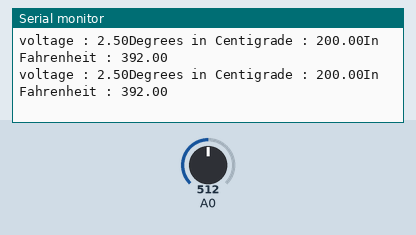
Recording of a sketch running on a simulated Arduino Uno, built with avr-gcc and run on an emulated ATmega328P. Shown: the last lines printed to the serial monitor. Inputs (shaded band) come from the test bench; at power-on: A0 = 512.

Above: at 1.2 s.
1.3 s: A0 set to 315
At 1.48 s:
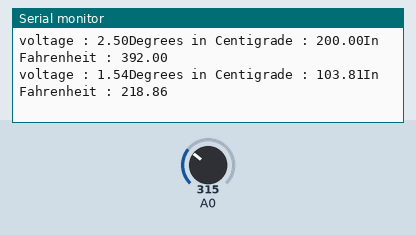
4.3 s: A0 set to 290
At 4.31 s:
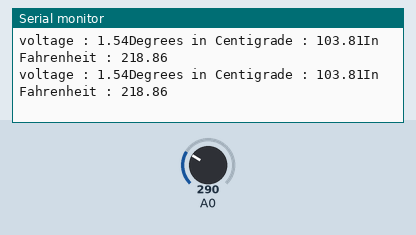
7.3 s: A0 set to 189
At 7.31 s:
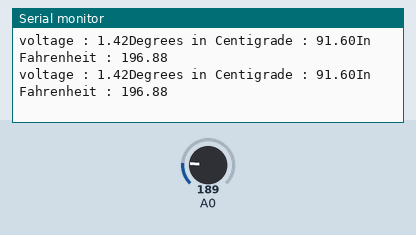
8.8 s: A0 set to 169
At 8.84 s:
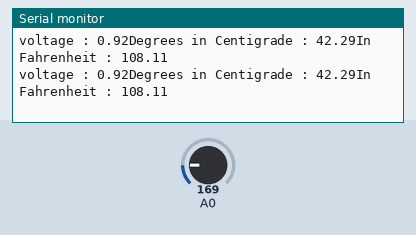
11.8 s: A0 set to 133
At 11.86 s:
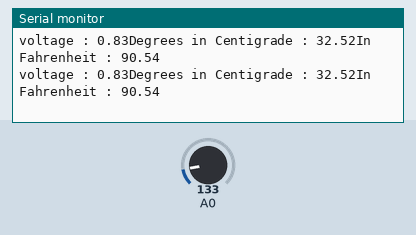
14.8 s: A0 set to 110
At 14.81 s:
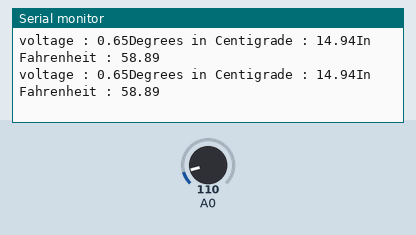
Timing chart, 0 to 17.8 s (numbered marks = the images above; inputs shaded):
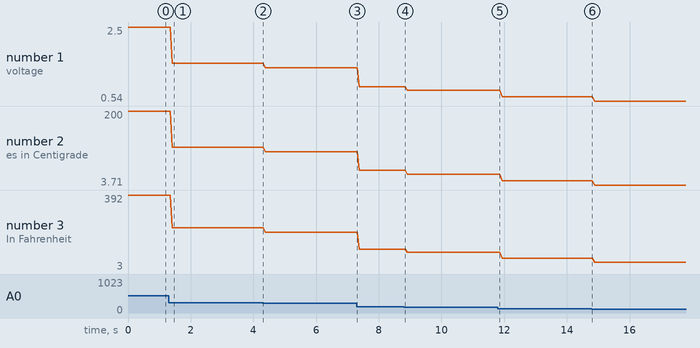

Measured:
- after the input at 1.3 s, the serial monitor: prints a new line after 0.11 s (image 1)
- plotted number 1: 2.5 → 1.54 after the input at 1.3 s, 1.54 → 1.42 after the input at 4.3 s, 1.42 → 0.92 after the input at 7.3 s, 0.92 → 0.83 after the input at 8.8 s, 0.83 → 0.65 after the input at 11.8 s
- plotted number 2: 200 → 103.81 after the input at 1.3 s, 103.81 → 91.6 after the input at 4.3 s, 91.6 → 42.29 after the input at 7.3 s, 42.29 → 32.52 after the input at 8.8 s, 32.52 → 14.94 after the input at 11.8 s
- plotted number 3: 392 → 218.86 after the input at 1.3 s, 218.86 → 196.88 after the input at 4.3 s, 196.88 → 108.11 after the input at 7.3 s, 108.11 → 90.54 after the input at 8.8 s, 90.54 → 58.89 after the input at 11.8 s

The sketch:

sketch_sep25a.ino
```cpp
const int temp=0;

void setup()
{
  // put your setup code here, to run once:
Serial.begin(9600);
}

void loop() {
  // put your main code here, to run repeatedly:
float voltage,degreeC,degreeF;
voltage = getVoltage(temp);
degreeC = (voltage-0.5)*100.0;
degreeF = degreeC * (9.0/5.0) + 32;
Serial.print("voltage : ");
Serial.print(voltage);
Serial.print("Degrees in Centigrade : ");
Serial.print(degreeC);
Serial.print("In Fahrenheit : ");
Serial.println(degreeF);
}
float getVoltage(int pin)
{
  return (analogRead(pin) * 0.004882814);
}
```
